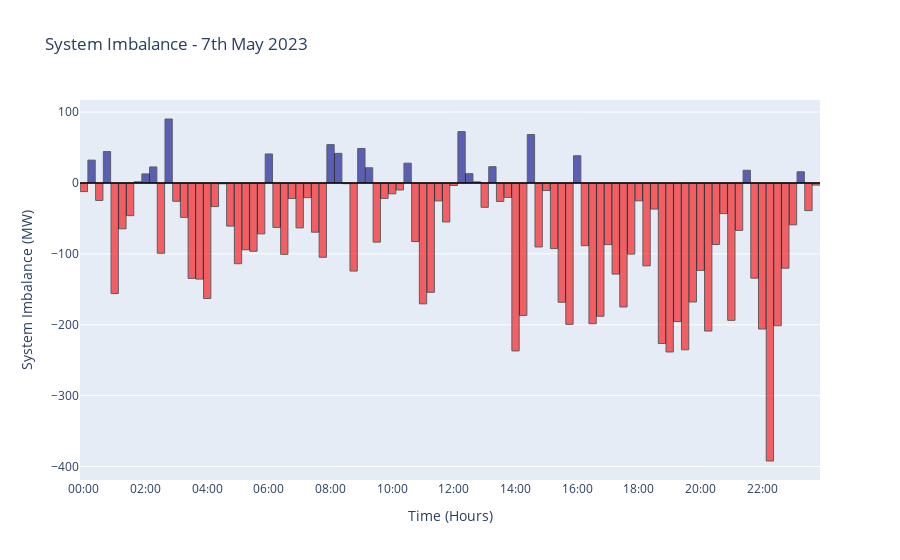

Here is the notebook cell this chart was saved with:
### Code cell
# Creating a bar plot using Plotly
fig = go.Figure()

# Adding bars for positive and negative values with black edges
fig.add_trace(go.Bar(x=data_2023_05_07['datetime_utc'][positive], y=data_2023_05_07['system_imbalance'][positive],
                     marker=dict(color='darkblue', opacity=0.6, line=dict(color='black', width=1)),
                     name='Positive Imbalance'))
fig.add_trace(go.Bar(x=data_2023_05_07['datetime_utc'][~positive], y=data_2023_05_07['system_imbalance'][~positive],
                     marker=dict(color='red', opacity=0.6, line=dict(color='black', width=1)),
                     name='Negative Imbalance'))

# Adding a horizontal line at 0
fig.add_hline(y=0, line=dict(color='black', width=1.5))

# Setting the x-axis to show only hours
fig.update_xaxes(tickformat='%H:%M', tickmode='auto', nticks=24)

# Adding labels and title
fig.update_layout(
    title='System Imbalance - 7th May 2023',
    xaxis_title='Time (Hours)',
    yaxis_title='System Imbalance (MW)',
    bargap=0.05, # small gap between bars for better visualization
    showlegend=False
)

# Disable the interactivity
fig.show(config={'staticPlot': True})

pio.write_image(fig, 'si_plotly.pdf')

### Figure 1 — Plotly figure (JSON) as saved in the notebook; plotly's stock layout.template omitted (floating-point values rounded to 4 significant figures)
{"data": [{"marker": {"color": "darkblue", "line": {"color": "black", "width": 1}, "opacity": 0.6}, "name": "Positive Imbalance", "type": "bar", "x": ["2023-05-07T00:15:00", "2023-05-07T00:45:00", "2023-05-07T01:45:00", "2023-05-07T02:00:00", "2023-05-07T02:15:00", "2023-05-07T02:45:00", "2023-05-07T06:00:00", "2023-05-07T08:00:00", "2023-05-07T08:15:00", "2023-05-07T09:00:00", "2023-05-07T09:15:00", "2023-05-07T10:30:00", "2023-05-07T12:15:00", "2023-05-07T12:30:00", "2023-05-07T12:45:00", "2023-05-07T13:15:00", "2023-05-07T14:30:00", "2023-05-07T16:00:00", "2023-05-07T21:30:00", "2023-05-07T23:15:00"], "y": [32.22, 44.27, 1.62, 12.76, 22.59, 90.22, 40.91, 54.1, 41.76, 48.66, 21.43, 27.91, 72.47, 13.13, 1.573, 22.94, 68.37, 38.4, 17.93, 15.8]}, {"marker": {"color": "red", "line": {"color": "black", "width": 1}, "opacity": 0.6}, "name": "Negative Imbalance", "type": "bar", "x": ["2023-05-07T00:00:00", "2023-05-07T00:30:00", "2023-05-07T01:00:00", "2023-05-07T01:15:00", "2023-05-07T01:30:00", "2023-05-07T02:30:00", "2023-05-07T03:00:00", "2023-05-07T03:15:00", "2023-05-07T03:30:00", "2023-05-07T03:45:00", "2023-05-07T04:00:00", "2023-05-07T04:15:00", "2023-05-07T04:30:00", "2023-05-07T04:45:00", "2023-05-07T05:00:00", "2023-05-07T05:15:00", "2023-05-07T05:30:00", "2023-05-07T05:45:00", "2023-05-07T06:15:00", "2023-05-07T06:30:00", "2023-05-07T06:45:00", "2023-05-07T07:00:00", "2023-05-07T07:15:00", "2023-05-07T07:30:00", "2023-05-07T07:45:00", "2023-05-07T08:30:00", "2023-05-07T08:45:00", "2023-05-07T09:30:00", "2023-05-07T09:45:00", "2023-05-07T10:00:00", "2023-05-07T10:15:00", "2023-05-07T10:45:00", "2023-05-07T11:00:00", "2023-05-07T11:15:00", "2023-05-07T11:30:00", "2023-05-07T11:45:00", "2023-05-07T12:00:00", "2023-05-07T13:00:00", "2023-05-07T13:30:00", "2023-05-07T13:45:00", "2023-05-07T14:00:00", "2023-05-07T14:15:00", "2023-05-07T14:45:00", "2023-05-07T15:00:00", "2023-05-07T15:15:00", "2023-05-07T15:30:00", "2023-05-07T15:45:00", "2023-05-07T16:15:00", "2023-05-07T16:30:00", "2023-05-07T16:45:00", "2023-05-07T17:00:00", "2023-05-07T17:15:00", "2023-05-07T17:30:00", "2023-05-07T17:45:00", "2023-05-07T18:00:00", "2023-05-07T18:15:00", "2023-05-07T18:30:00", "2023-05-07T18:45:00", "2023-05-07T19:00:00", "2023-05-07T19:15:00", "2023-05-07T19:30:00", "2023-05-07T19:45:00", "2023-05-07T20:00:00", "2023-05-07T20:15:00", "2023-05-07T20:30:00", "2023-05-07T20:45:00", "2023-05-07T21:00:00", "2023-05-07T21:15:00", "2023-05-07T21:45:00", "2023-05-07T22:00:00", "2023-05-07T22:15:00", "2023-05-07T22:30:00", "2023-05-07T22:45:00", "2023-05-07T23:00:00", "2023-05-07T23:30:00", "2023-05-07T23:45:00"], "y": [-12.16, -24.65, -156.0, -64.67, -46.11, -99.17, -25.81, -48.56, -134.6, -135.6, -163.0, -33.34, -1.154, -60.82, -113.9, -94.28, -96.35, -71.82, -62.67, -100.7, -22.0, -63.4, -20.73, -69.44, -104.8, -0.973, -124.3, -83.42, -21.74, -15.32, -9.879, -82.66, -170.5, -154.2, -25.33, -54.99, -3.525, -34.34, -26.08, -20.33, -236.9, -186.8, -90.27, -10.72, -92.59, -168.3, -199.5, -88.45, -198.6, -188.0, -86.94, -128.5, -174.9, -100.4, -25.21, -116.9, -36.85, -226.5, -238.4, -195.5, -235.3, -167.9, -123.3, -208.9, -86.86, -43.27, -193.8, -66.91, -134.3, -206.0, -392.2, -201.4, -120.2, -59.08, -39.0, -2.971]}], "layout": {"bargap": 0.05, "shapes": [{"line": {"color": "black", "width": 1.5}, "type": "line", "x0": 0, "x1": 1, "xref": "x domain", "y0": 0, "y1": 0, "yref": "y"}], "showlegend": false, "title": {"text": "System Imbalance - 7th May 2023"}, "xaxis": {"nticks": 24, "tickformat": "%H:%M", "tickmode": "auto", "title": {"text": "Time (Hours)"}}, "yaxis": {"title": {"text": "System Imbalance (MW)"}}}}
